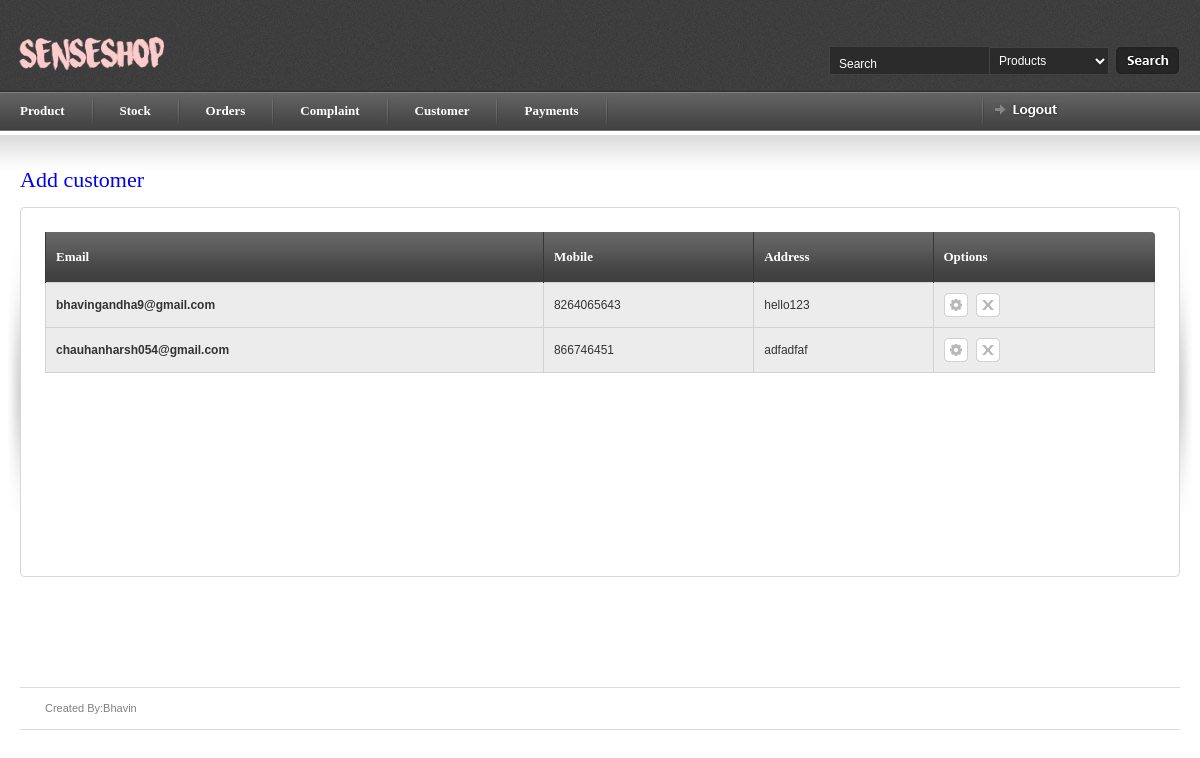
The page /myadmin/customer (signed in) on the database its author committed.
### login/models.py (models this page shows, shortened)
class customer(models.Model):
    cname = models.CharField(max_length=100,null=True,blank=True)
    email = models.CharField(max_length=250,null=True,blank=True)
    password = models.CharField(max_length=250,null=True,blank=True)
    mobile_no = models.DecimalField(max_digits=10,decimal_places=0,null=True,blank=True)
    address = models.CharField(max_length=500,null=True,blank=True)
    au_id = models.DecimalField(max_digits=200,decimal_places=0,default=0,null=True,blank=True)
    cflag = models.DecimalField(max_digits=2,decimal_places=0,default=0,null=True,blank=True)

### myadmin/views.py (the view)
# urls.py: url(r'^myadmin/customer$', b.CustomerIndexView.as_view(), name='customer'),
class CustomerIndexView(generic.ListView):
    template_name = 'customer.html'
    context_object_name = 'customer'
    model = customer
    paginate_by = 5
    def get_queryset(self):
        return customer.objects.all()
    def dispatch(self, request, *args, **kwargs):
        if request.session.has_key('myadmin'):
            a = 'hello'
        else:
            return redirect('index')
        return super(CustomerIndexView, self).dispatch(request, *args, **kwargs)

### myadmin/templates/customer.html (shortened to what this page needs)
{% load staticfiles %}
{% include 'article_start.html' %}
<div id="page-heading">
        <h1><a href="{% url 'customer_add' %}">Add customer</a></h1>
    </div>
    <table border="0" width="100%" cellpadding="0" cellspacing="0" id="content-table">
        <tr>
            <th rowspan="3" class="sized"><img src="{% static 'images/shared/side_shadowleft.jpg'%}" width="20" height="300" alt="" /></th>
            <th class="topleft"></th>
            <td id="tbl-border-top">&nbsp;</td>
            <th class="topright"></th>
            <th rowspan="3" class="sized"><img src="{% static 'images/shared/side_shadowright.jpg'%}" width="20" height="300" alt="" /></th>
        </tr>
    <tr>
        <td id="tbl-border-left"></td>
        <td>
            <div id="content-table-inner">
                <div id="table-content">
                    <form id="mainform" action="">
                        <table border="0" width="100%" cellpadding="0" cellspacing="0" id="product-table">
                         <tr>
                            <th class="table-header-repeat line-left"><a>Email</a></th>
                            <th class="table-header-repeat line-left"><a>Mobile</a></th>
                            <th class="table-header-repeat line-left"><a>Address</a></th>
                            <th class="table-header-options line-left"><a>Options</a></th>
                        </tr>
                            {% for cust in customer %}
                            <tr class="alternate-row">
                                    <td> <b>{{ cust.email }}</b></td>
                                    <td> {{ cust.mobile_no }}</td>
                                    <td> {{ cust.address }}</td>
                                    <td> <a href="{% url "customer_update" cust.id %}" title="Update" class="icon-1 info-tooltip"> </a>
                                         <a href="{% url "customer_delete" cust.id %}" title="Delete" class="icon-2 info-tooltip"></a>
                                    </td>
                                </tr>
                            {% endfor %}
                        </table>
                    </form>
        </div>
</div>
         </td>
     <td id="tbl-border-right"></td>
 </tr>
 <tr>
     <th class="sized bottomleft"></th>
     <td id="tbl-border-bottom">&nbsp;</td>
     <th class="sized bottomright"></th>
 </tr>
 </table>
</div>
{% include 'article_close.html' %}

### myadmin/static/css/screen.css (style rules this page uses)
* { margin: 0; padding: 0; }
html, body { height: 100%; }
body { background: #fff; color: #393939; font-family: Arial; font-size: 0px; line-height: 0; }
#content-table { font-size: 0px; line-height: 0px; }
#content-table th.sized { height: 15px; width: 15px; padding: 0; margin: 0; font-size: 0px; line-height: 0px; }
#content-table-inner { font-size: 12px; line-height: 12px; padding: 10px 0 20px 0; }
#tbl-border-top { background: url(../images/shared/border_bit.jpg) top repeat-x; line-height: 0;font-size: 0px; height: 15px; }
#tbl-border-bottom { background: url(../images/shared/border_bit.jpg) bottom repeat-x; line-height: 0;font-size: 0px; height: 15px; }
#tbl-border-left { background: url(../images/shared/border_bit.jpg) left repeat-y; }
#tbl-border-right { background: url(../images/shared/border_bit.jpg) right repeat-y; }
#table-content { line-height: 16px; margin: 0 10px 10px 10px; min-height: 300px; }
.topleft { background: url(../images/shared/corner_top_left.jpg) no-repeat; width:15px; height:15px; }
.topright { background: url(../images/shared/corner_top_right.jpg) no-repeat; width:15px; height:15px; }
.bottomleft { background: url(../images/shared/corner_bottom_left.jpg) no-repeat; width:15px; height:15px; }
.bottomright { background: url(../images/shared/corner_bottom_right.jpg) no-repeat; width:15px; height:15px; }
#page-heading { margin: 0 0 15px 20px; }
h1 { color: #4b4b4b; font-family: Tahoma; font-size: 22px; line-height: 24px; font-weight: normal; }
a.icon-1 { background: url(../images/table/table_icon_1.gif) no-repeat; display: block; float: left; height: 24px; margin: 0 8px 0 0; width: 24px; }
a.icon-2 { background: url(../images/table/table_icon_2.gif) no-repeat; display: block; float: left; height: 24px; margin: 0 8px 0 0; width: 24px; }
#product-table { margin-bottom: 20px; }
#product-table td a { color: #393939; }
#product-table th { height: 50px; text-align: left; }
#product-table td { border: 1px solid #d2d2d2; padding: 10px 0 10px 10px; }
#product-table tr.alternate-row { background: #ececec; }
.table-header-options { background: url(../images/table/table_header_options.jpg) no-repeat; border: none; min-width: 221px; padding: 0px 0 0 0; width: 221px; }
.table-header-repeat { background: url(../images/table/table_header_repeat.jpg) repeat-x; border: none; font-size: 0px; line-height: 0; padding: 0px 0 0 0; }
.table-header-options a, .table-header-repeat a { color: #fff; font-family: Tahoma; font-size: 13px; font-weight: bold; line-height: 14px; margin: 0 0 0 10px; padding: 0 10px 0 0; }
th.line-left { border-left: 1px solid #373737; }
table { border-collapse: collapse; }
a { outline: none; text-decoration: none; }
img { border: 0; }
form { margin: 0; padding: 0; }

### rows shown on the page
customer: email "bhavingandha9@gmail.com", mobile_no "8264065643", address "hello123"
customer: email "chauhanharsh054@gmail.com", mobile_no "866746451", address "adfadfaf"
